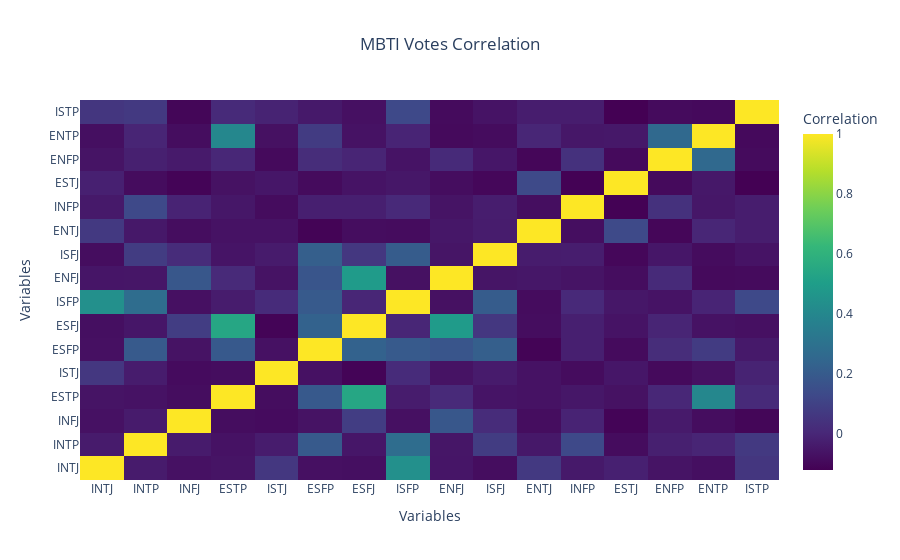

Notebook source saved alongside this figure:
### Markdown cell above
# MBTI analysis

### Code cell
# Assuming enneagram_counts_df is already defined and contains the data
correlation_matrix = mbti_counts_df.corr()

# Create the heatmap using Plotly
fig = go.Figure(data=go.Heatmap(
    z=correlation_matrix.values,
    x=correlation_matrix.columns,
    y=correlation_matrix.index,
    colorscale='Viridis',  # You can choose other color scales as well
    colorbar=dict(title='Correlation')
))

# Customize the layout for better aesthetics
fig.update_layout(
    title='MBTI Votes Correlation',
    xaxis_title='Variables',
    yaxis_title='Variables',
    template='plotly_white',  # Using a clean white template
    title_x=0.5  # Center the title
)

fig.show()

### Figure 1 — Plotly figure (JSON) as saved in the notebook; plotly's stock layout.template omitted (floating-point values rounded to 4 significant figures; data arrays with more than 128 entries replaced by an {"elided": "..."} marker saying what was removed)
{"data": [{"colorbar": {"title": {"text": "Correlation"}}, "colorscale": [[0, "#440154"], [0.1111, "#482878"], [0.2222, "#3e4989"], [0.3333, "#31688e"], [0.4444, "#26828e"], [0.5556, "#1f9e89"], [0.6667, "#35b779"], [0.7778, "#6ece58"], [0.8889, "#b5de2b"], [1, "#fde725"]], "type": "heatmap", "x": ["INTJ", "INTP", "INFJ", "ESTP", "ISTJ", "ESFP", "ESFJ", "ISFP", "ENFJ", "ISFJ", "ENTJ", "INFP", "ESTJ", "ENFP", "ENTP", "ISTP"], "y": ["INTJ", "INTP", "INFJ", "ESTP", "ISTJ", "ESFP", "ESFJ", "ISFP", "ENFJ", "ISFJ", "ENTJ", "INFP", "ESTJ", "ENFP", "ENTP", "ISTP"], "z": {"elided": "16x16 float values"}}], "layout": {"title": {"text": "MBTI Votes Correlation", "x": 0.5}, "xaxis": {"title": {"text": "Variables"}}, "yaxis": {"title": {"text": "Variables"}}}}
